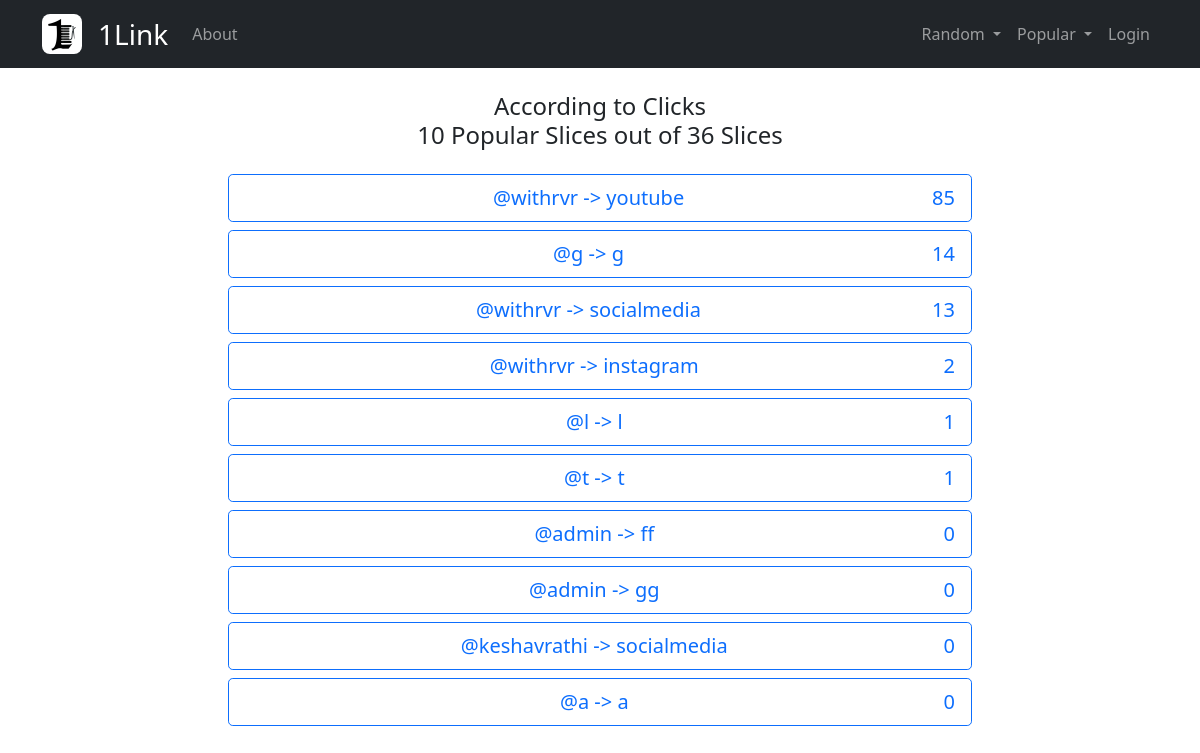
The page /popular/slices/ on the database as committed earlier.
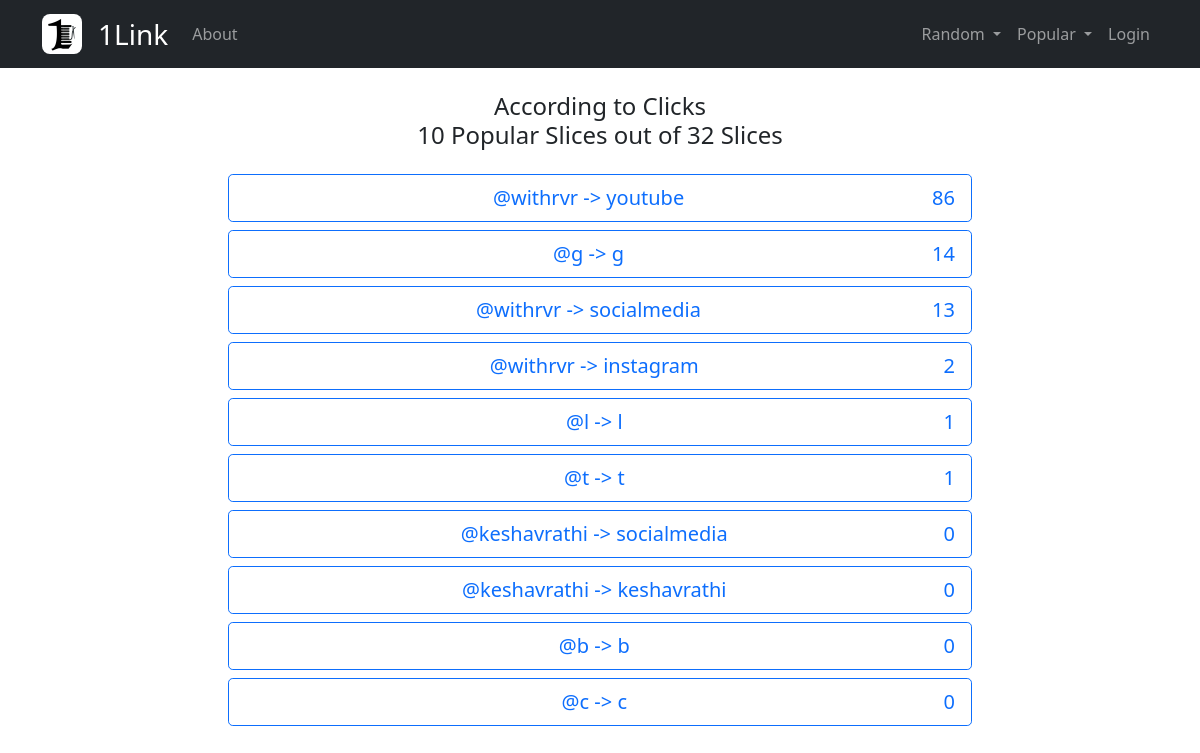
The same page on the database as committed later.
### Slices_App/models.py (models this page shows, shortened)
class Slices_Model(models.Model):
    author = models.ForeignKey(UsersProfile_Model, on_delete=models.CASCADE)
    slice_Name = models.CharField(
        max_length=30,
        help_text='Only Numbers, Lowecase-Letter and UserScore ( _ ) is allowed',
        validators=[RegexValidator(
            r'^[0-9a-z_]+$',
            message="Enter a valid Slice Name. Only Numbers, Lowecase-Letter and UserScore ( _ ) is allowed"
        )],
        error_messages={
            'unique': "This slice name all ready exist",
        },
    )
    visibility = models.CharField(
        max_length=10,
        choices=[
            ('private', 'Private', ),
            ('public', 'Public', ),
        ],
        default='public'
    )
    clicks = models.IntegerField(
        default=0, blank=False, null=False,
        validators=[MinValueValidator(0), ]
    )
    class Meta:
        unique_together = (
            ('author', 'slice_Name', ),
        )

### UsersProfile_App/models.py (models this page shows, shortened)
class UsersProfile_Model(AbstractUser):
    def __init__(self, *args, **kwargs):
        super(UsersProfile_Model, self).__init__(*args, **kwargs)
        self._meta.get_field('username').validators = [RegexValidator(
            r'^[0-9a-z_]+$',
            message="Enter a valid username. Only Numbers, Lowecase-Letter and UserScore ( _ ) is allowed"
        )]
    AbstractUser.email.field.blank = False
    AbstractUser.username.field.help_text = "Only Numbers, Lowecase-Letter and UserScore ( _ ) is allowed in Username"
    display_Name = models.CharField(max_length=30, blank=True, null=True)
    profile_Picture = models.URLField(
        max_length=400, blank=True, null=True,
        default='https://raw.githubusercontent.com/withrvr/1Link/main/Images/Default_Profile_Picture.png',
    )
    banner_Image = models.URLField(
        max_length=400, blank=True, null=True,
        default='https://raw.githubusercontent.com/withrvr/1Link/main/Images/Default_Banner_Image.png',
    )
    clicks = models.IntegerField(
        default=0, blank=False, null=False,
        validators=[MinValueValidator(0), ]
    )
    """
    clicks
    unique_visitors

    bio
    location
    dob
    link
    category

    business email

    last_active
    show_last_active
    """
    class Meta(AbstractUser.Meta):
        swappable = 'AUTH_USER_MODEL'
        verbose_name = "UsersProfile_Model"
        verbose_name_plural = "UsersProfile_Model"

### Core_App/views.py (the view)
# urls.py: path('popular/slices/', Popular_Slices_View.as_view(),
class Popular_Slices_View(ListView):
    template_name = 'Core_App/Popular_Folder/Popular_Slices_Template.html'
    context_object_name = 'Popular_Slices_List'
    def get_queryset(self, limit=10, *args, **kwargs):
        total_number_of_slices = Slices_Model.objects.all().count()
        if limit > total_number_of_slices:
            limit = total_number_of_slices
        return Slices_Model.objects.filter(visibility='public').order_by("-clicks")[:limit]
    def get_context_data(self, **kwargs):
        context = super().get_context_data(**kwargs)
        context["Total_Number_Of_Slices"] = Slices_Model.objects.all().count()
        return context

### Core_App/templates/Core_App/Popular_Folder/Popular_Slices_Template.html
{% extends 'Core_App/Core_Base_Template.html' %} {% block Core_Content %}
<div class="container mb-5">
	<h4 class="d-grid mx-auto text-center">
		According to Clicks
		<br />
		{{ Popular_Slices_List|length }} Popular Slices
		out of {{ Total_Number_Of_Slices}} Slices
	</h4>
	<div class="link-wrapper my-4">
		{% for Popular_Slice in Popular_Slices_List %}
		<a
			href="{% url 'Display_App:Slice-Detail-Page' UserName_From_URL=Popular_Slice.author.username SliceName_From_URL=Popular_Slice.slice_Name %}"
			target="_blank"
			class="btn btn-lg btn-outline-primary d-grid col-lg-8 m-2 mx-auto"
		>
			<div class="d-flex justify-content-around">
				<div class="flex-grow-1">
					@{{ Popular_Slice.author.username }}
					-> {{ Popular_Slice.slice_Name }}
				</div>
				<div>{{ Popular_Slice.clicks }}</div>
			</div>
		</a>
		{% endfor %}
	</div>
</div>
{% endblock Core_Content %}

### Core_App/templates/Core_App/Core_Base_Template.html (shortened to what this page needs)
{% extends 'Core_App/Base_Template.html' %} {% block Base_Content %}
{% include 'Core_App/navbar.html' %}
<br />
{% block Core_Content %}{% endblock Core_Content %} {% endblock Base_Content %}

### Core_App/templates/Core_App/Base_Template.html (shortened to what this page needs)
<!DOCTYPE html>
{% load static %}
<html lang="en">
	<head>
		{% block stylesheets %}
		<link
			rel="stylesheet"
			href="{% static 'Core_App/css/bootstrap.min.css' %}"
		/>
		{% endblock stylesheets %}
	</head>
	<body>
		{% block Base_Content %} {% endblock Base_Content %}
	</body>
</html>

### Core_App/templates/Core_App/Navbar.html (shortened to what this page needs)
{% load static %}
<nav class="navbar navbar-expand-sm navbar-dark bg-dark sticky-top">
	<div class="container">
		<a class="navbar-brand" href="{% url 'Core_App:Home-Page' %}">
			<img
				src="{% static 'Core_App/Images/Logo.jpg' %}"
				style="border-radius: 20%; height: 40px"
				class="img-fluid"
			/>
		</a>
		<a href="{% url 'Core_App:Home-Page' %}" class="navbar-brand fs-3"
			>1Link</a
		>
		<div class="collapse navbar-collapse" id="navbarNavAltMarkup">
			<div class="navbar-nav me-auto mb-lg-0">
				<a class="nav-link" href="{% url 'Core_App:About-Page' %}"
					>About</a
				>
			</div>
			<div class="navbar-nav">
				<div class="nav-item dropdown">
					<a
						class="nav-link dropdown-toggle"
						href="#"
						id="random-users-slices-dropdown"
						role="button"
						data-bs-toggle="dropdown"
						aria-expanded="false"
					>
						Random
					</a>
				</div>
				<div class="nav-item dropdown">
					<a
						class="nav-link dropdown-toggle"
						href="#"
						id="popular-users-slices-dropdown"
						role="button"
						data-bs-toggle="dropdown"
						aria-expanded="false"
					>
						Popular
					</a>
				</div>
				{% if user.is_authenticated %}
				<a
					class="nav-link"
					aria-current="page"
					href="{% url 'Slices_App:Slices-List-Page' %}"
				>
					Slices
				</a>
				<div class="nav-item dropdown">
					<a
						class="nav-link dropdown-toggle"
						href="#"
						id="users-settings-dropdown"
						role="button"
						data-bs-toggle="dropdown"
						aria-expanded="false"
					>
						<img
							src="{{ user.profile_Picture }}"
							alt="settings"
							class="img-fluid rounded-circle"
							style="height: 25px"
						/>
					</a>
					<div
						class="dropdown-menu dropdown-menu-end"
						aria-labelledby="users-settings-dropdown"
					>
						<a
							class="dropdown-item"
							href="{% url 'Display_App:Users-Detail-Page' UserName_From_URL=user.username%}"
							target="_blank"
						>
							View Profile
						</a>
						<a
							class="dropdown-item"
							href="{% url 'UsersProfile_App:Self-Info-Page' %}"
						>
							Self Info
						</a>
						<a
							class="dropdown-item"
							href="{% url 'Registration_App:password_reset' %}"
						>
							Forgot Password
						</a>
						<hr class="dropdown-divider" />
						<a
							class="dropdown-item"
							href="{% url 'UsersProfile_App:Update-Page' %}"
						>
							Update Account
						</a>
						<a
							class="dropdown-item"
							href="{% url 'UsersProfile_App:Delete-Page' %}"
						>
							Delete Account
						</a>
						<hr class="dropdown-divider" />
						{% if user.is_superuser %}
						<a
							class="dropdown-item"
							target="_blank"
							href="{% url 'admin:index' %}"
						>
							Admin
						</a>
						{% endif %}
						<a
							class="dropdown-item"
							target="_blank"
							href="{% url 'API_App:API-Home-Page' %}"
						>
							API
						</a>
						<hr class="dropdown-divider" />
						<a
							class="dropdown-item"
							href="{% url 'Registration_App:Logout-Page' %}"
						>
							Logout
						</a>
					</div>
				</div>
				{% else %}
				<a
					class="nav-link"
					href="{% url 'Registration_App:Login-Page' %}"
				>
					Login
				</a>
				{% endif %}
			</div>
		</div>
	</div>
</nav>

Rows that differ between the two databases and show on the page:
removed Slices_Model: author.username "admin", slice_Name "ff", clicks "0"
removed Slices_Model: author.username "admin", slice_Name "gg", clicks "0"
removed Slices_Model: author.username "a", slice_Name "a", clicks "0"
changed Slices_Model "youtube": clicks "85" → "86"
now on this page (row unchanged): Slices_Model: author.username "keshavrathi", slice_Name "keshavrathi", clicks "0"
now on this page (row unchanged): Slices_Model: author.username "b", slice_Name "b", clicks "0"
now on this page (row unchanged): Slices_Model: author.username "c", slice_Name "c", clicks "0"
Other text that changed with them:
{{ Total_Number_Of_Slices }}: "36" → "32"
